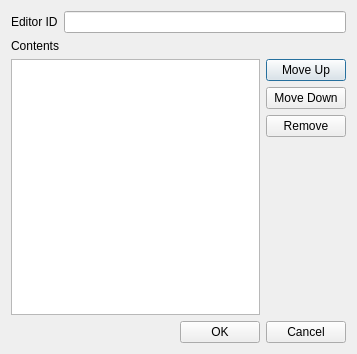
<?xml version="1.0" encoding="UTF-8"?>
<ui version="4.0">
 <class>FormDialogFormList</class>
 <widget class="QDialog" name="FormDialogFormList">
  <property name="geometry">
   <rect>
    <x>0</x>
    <y>0</y>
    <width>357</width>
    <height>354</height>
   </rect>
  </property>
  <property name="windowTitle">
   <string>FormList</string>
  </property>
  <layout class="QGridLayout" name="gridLayout" columnstretch="0,3,1">
   <item row="0" column="0">
    <widget class="QLabel" name="label">
     <property name="text">
      <string>Editor ID</string>
     </property>
     <property name="buddy">
      <cstring>editorID</cstring>
     </property>
    </widget>
   </item>
   <item row="2" column="0" colspan="2">
    <widget class="FormListListview" name="forms"/>
   </item>
   <item row="2" column="2">
    <layout class="QVBoxLayout" name="verticalLayout">
     <item>
      <widget class="QPushButton" name="buttonMoveUp">
       <property name="text">
        <string>Move Up</string>
       </property>
      </widget>
     </item>
     <item>
      <widget class="QPushButton" name="buttonMoveDown">
       <property name="text">
        <string>Move Down</string>
       </property>
      </widget>
     </item>
     <item>
      <widget class="QPushButton" name="buttonRemove">
       <property name="text">
        <string>Remove</string>
       </property>
      </widget>
     </item>
     <item>
      <spacer name="verticalSpacer">
       <property name="orientation">
        <enum>Qt::Vertical</enum>
       </property>
       <property name="sizeHint" stdset="0">
        <size>
         <width>0</width>
         <height>0</height>
        </size>
       </property>
      </spacer>
     </item>
    </layout>
   </item>
   <item row="0" column="1" colspan="2">
    <widget class="QLineEdit" name="editorID"/>
   </item>
   <item row="3" column="0" colspan="3">
    <layout class="QHBoxLayout" name="horizontalLayout">
     <item>
      <spacer name="horizontalSpacer">
       <property name="orientation">
        <enum>Qt::Horizontal</enum>
       </property>
       <property name="sizeHint" stdset="0">
        <size>
         <width>0</width>
         <height>0</height>
        </size>
       </property>
      </spacer>
     </item>
     <item>
      <widget class="QPushButton" name="buttonOK">
       <property name="text">
        <string>OK</string>
       </property>
      </widget>
     </item>
     <item>
      <widget class="QPushButton" name="buttonCancel">
       <property name="text">
        <string>Cancel</string>
       </property>
      </widget>
     </item>
    </layout>
   </item>
   <item row="1" column="0" colspan="3">
    <widget class="QLabel" name="label_2">
     <property name="text">
      <string>Contents</string>
     </property>
     <property name="buddy">
      <cstring>forms</cstring>
     </property>
    </widget>
   </item>
  </layout>
 </widget>
 <customwidgets>
  <customwidget>
   <class>FormListListview</class>
   <extends>QTableView</extends>
   <header>odds_and_ends/formlist_listview.h</header>
  </customwidget>
 </customwidgets>
 <tabstops>
  <tabstop>editorID</tabstop>
  <tabstop>forms</tabstop>
  <tabstop>buttonMoveUp</tabstop>
  <tabstop>buttonMoveDown</tabstop>
  <tabstop>buttonRemove</tabstop>
  <tabstop>buttonOK</tabstop>
  <tabstop>buttonCancel</tabstop>
 </tabstops>
 <resources/>
 <connections/>
</ui>
